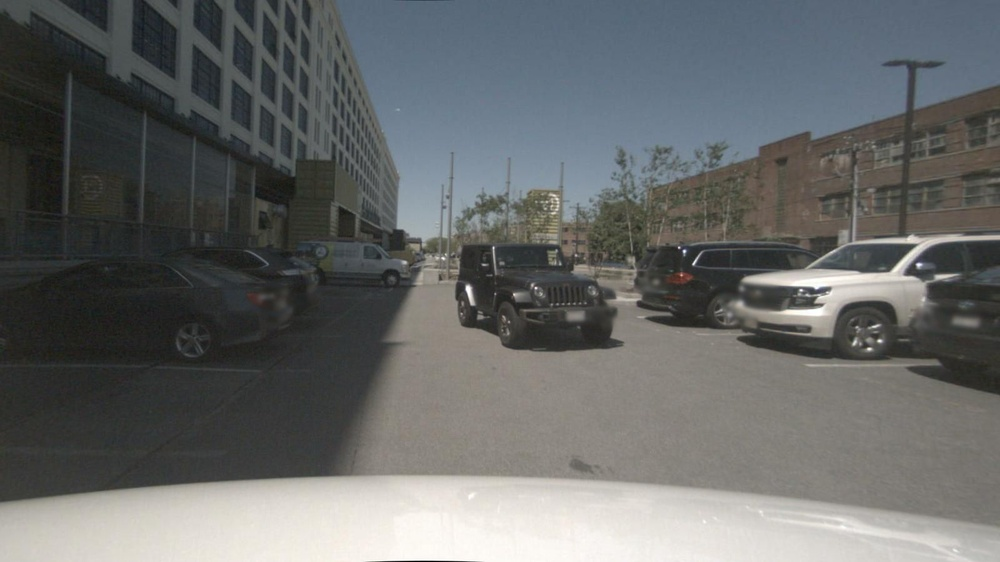
#> input picture nuscenes_example_pic/n008-2018-05-21-11-06-59-0400__CAM_BACK__1526915243037570.jpg, 1000 x 562 px, shrunk from 1600 x 900 before the run
$ python '整体亮度增强.py'
#> lines starting #> are read from the running program, lines starting #| are printed output that depends on the picture
#!/usr/bin/env python
# -*- encoding: utf-8 -*-
'''
@file:整体亮度增强.py
@time:2024/10/30 15:26:36
@author:Yao Yongrui
'''

'''
在示例图片上测试失效条件模拟的效果
1. 模拟整体光照增强
'''

import os
import cv2
import math
import numpy as np
import matplotlib.pyplot as plt

#读取原始图像
img = cv2.imread('nuscenes_example_pic/n008-2018-05-21-11-06-59-0400__CAM_BACK__1526915243037570.jpg')
#> img is the input picture: shape (562, 1000, 3); mean B, G, R 104.4, 104.9, 102.9
# img = cv2.imread('input.jpg', cv2.IMREAD_UNCHANGED)
severity_ls = [0, 20, 40, 60, 80]
aug_output_filename = './light_aug_plot'
des_output_filename = './light_des_plot'

if not os.path.exists(aug_output_filename):
    os.makedirs(aug_output_filename)

if not os.path.exists(des_output_filename):
    os.makedirs(des_output_filename)

# [7 lines of commented-out code are left out]
for i in range(len(severity_ls)):
    hsv = cv2.cvtColor(img, cv2.COLOR_BGR2HSV)
    h, s, v = cv2.split(hsv)
    v = cv2.add(v, 50 + 0.5 * severity_ls[i])
    v = np.clip(v, 0, 255)
    final_hsv = cv2.merge((h, s, v))
    result = cv2.cvtColor(final_hsv, cv2.COLOR_HSV2BGR)
    cv2.imwrite(os.path.join(aug_output_filename, f'0{i + 1}.jpg'), result)
#> this loop made 5 passes
#> pass 1, `h, s, v = cv2.split(hsv)`:
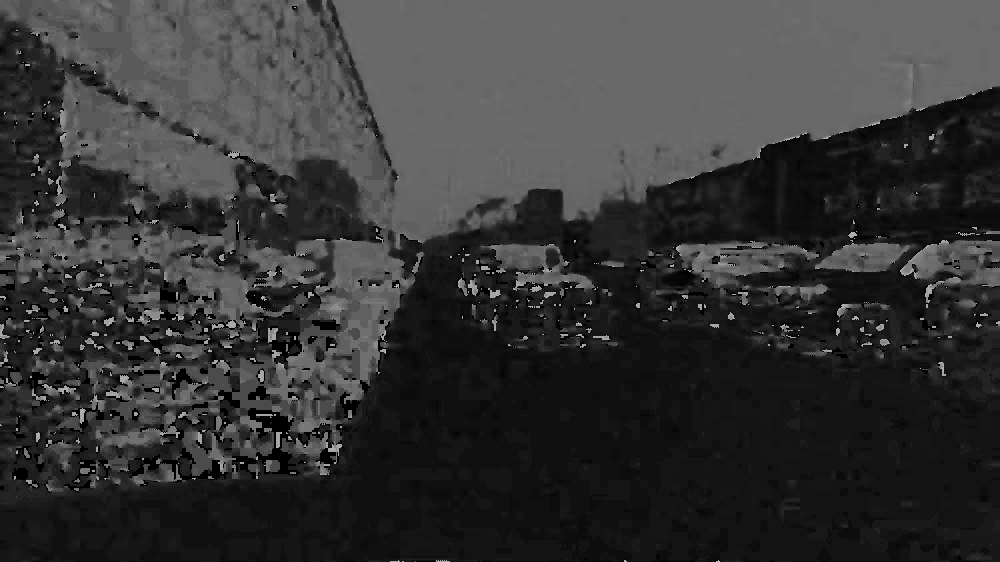
#> h: shape (562, 1000); min 0, max 179, mean 53.8
#> pass 1, `h, s, v = cv2.split(hsv)`:
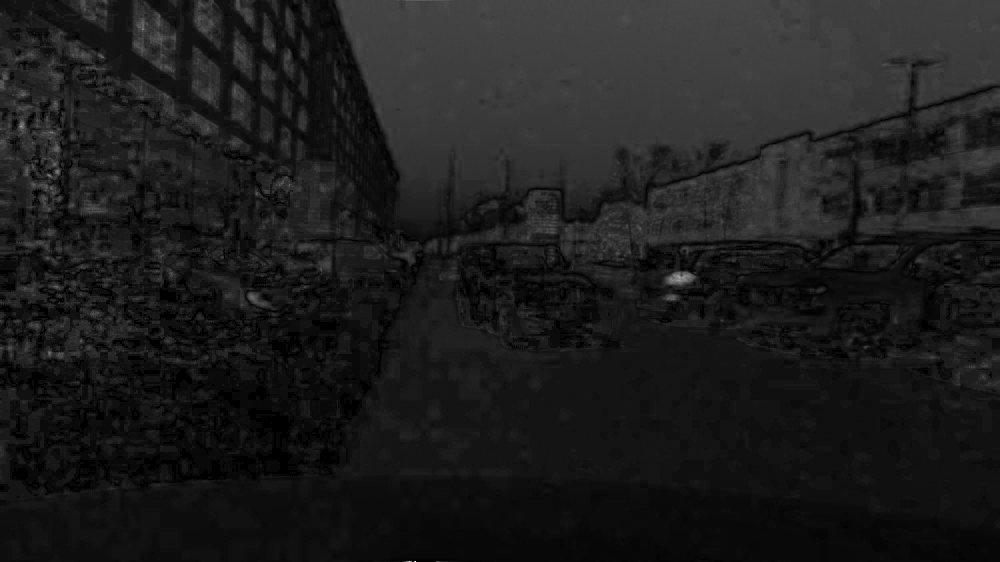
#> s: shape (562, 1000); min 0, max 255, mean 28.9
#> pass 1, `h, s, v = cv2.split(hsv)`:
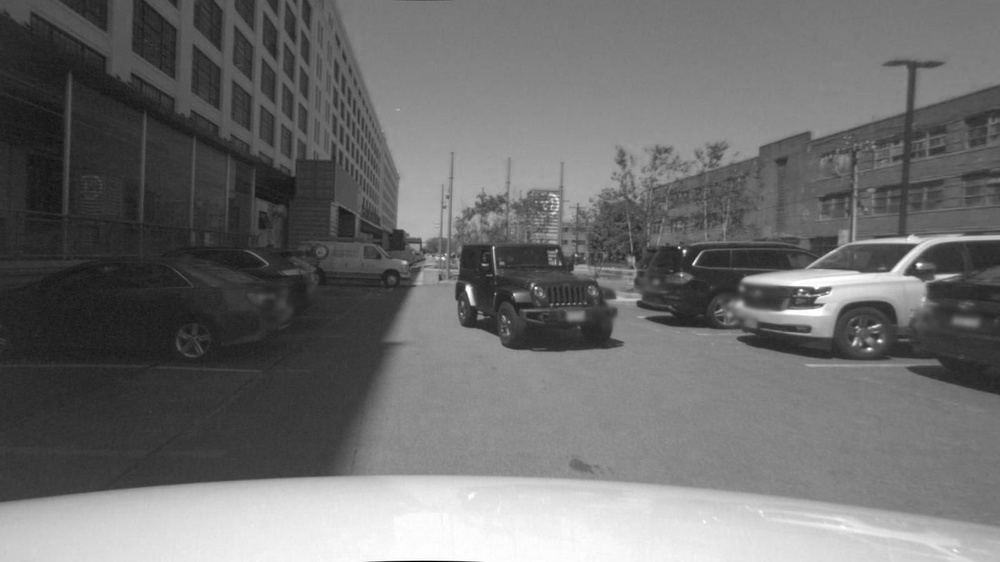
#> v: shape (562, 1000); min 0, max 255, mean 109.8
#> after the loop: final_hsv: shape (562, 1000, 3); mean H, S, V 53.8, 28.9, 192.3

# [110 lines of commented-out code are left out]

$ run again, with nuscenes_example_pic/n008-2018-05-21-11-06-59-0400__CAM_BACK__1526915785187570.jpg copied over nuscenes_example_pic/n008-2018-05-21-11-06-59-0400__CAM_BACK__1526915243037570.jpg
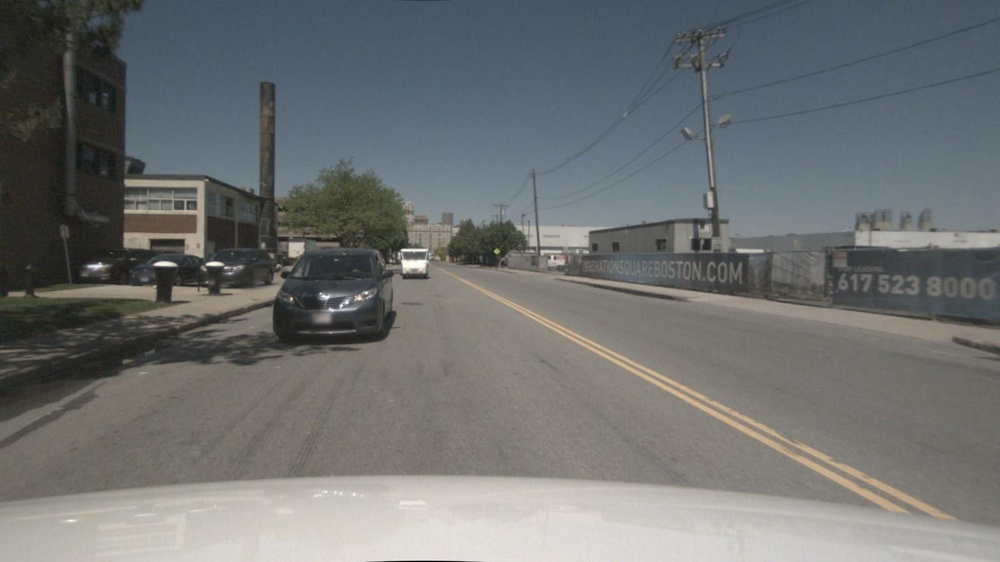
#> input picture nuscenes_example_pic/n008-2018-05-21-11-06-59-0400__CAM_BACK__1526915785187570.jpg, 1000 x 562 px, shrunk from 1600 x 900 before the run
#> img is the input picture: shape (562, 1000, 3); mean B, G, R 112.9, 113.6, 111.2
#> the loop `for i in range(len(severity_ls)):` made 5 passes
#> pass 1, `h, s, v = cv2.split(hsv)`:
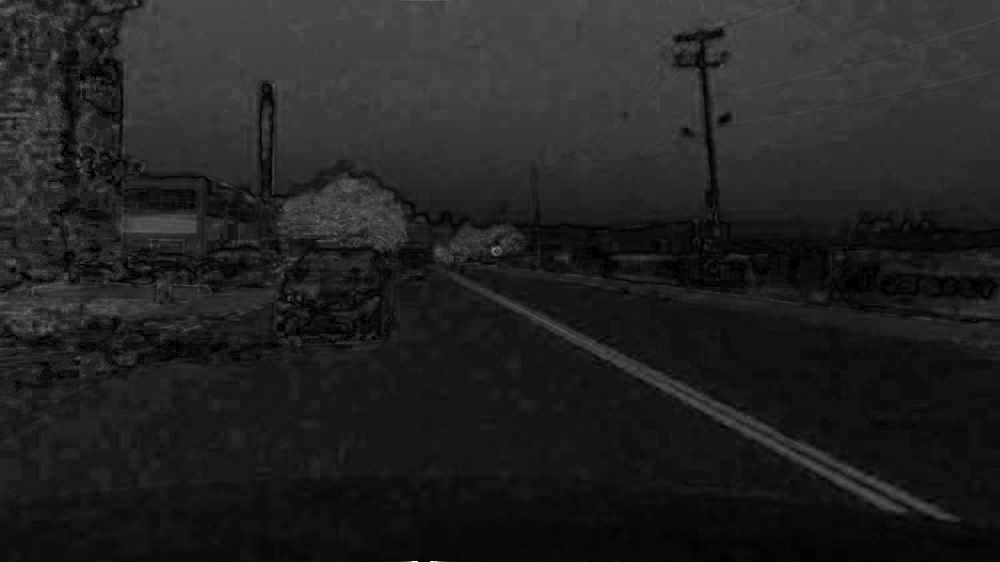
#> s: shape (562, 1000); min 0, max 255, mean 34.1
#> pass 1, `h, s, v = cv2.split(hsv)`:
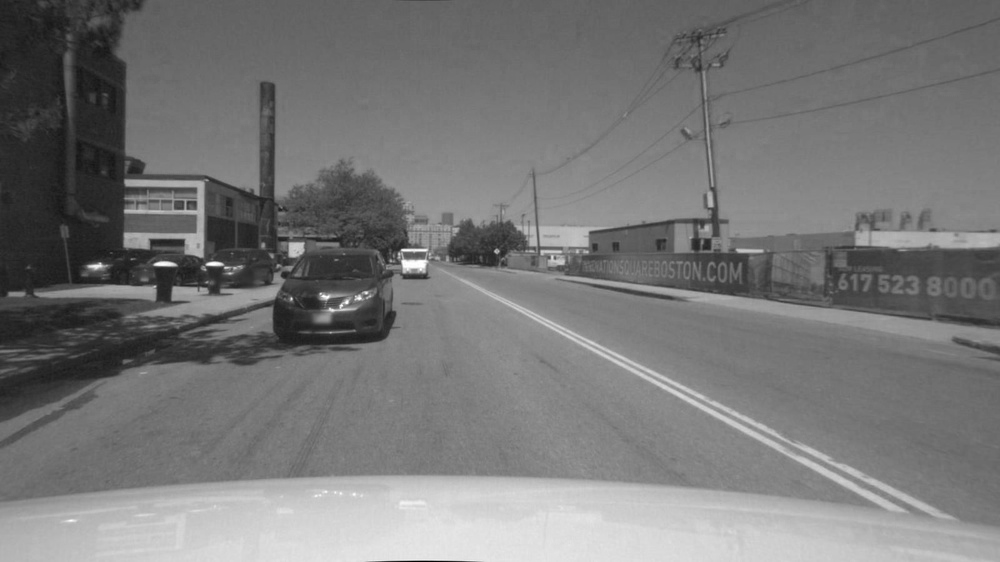
#> v: shape (562, 1000); min 0, max 255, mean 119.6

$ run again, with nuscenes_example_pic/n008-2018-07-26-12-13-50-0400__CAM_BACK__1532621755687558.jpg copied over nuscenes_example_pic/n008-2018-05-21-11-06-59-0400__CAM_BACK__1526915243037570.jpg
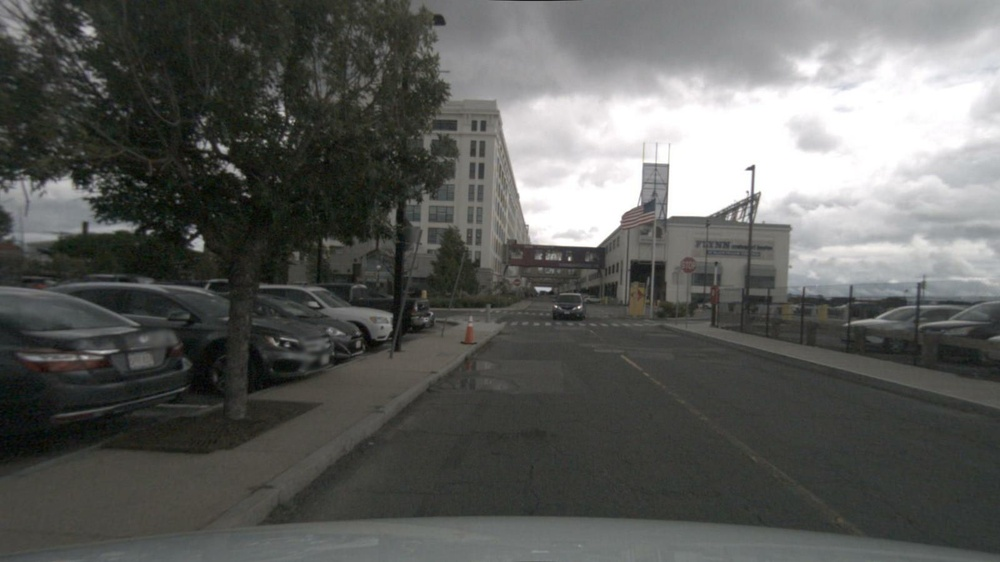
#> input picture nuscenes_example_pic/n008-2018-07-26-12-13-50-0400__CAM_BACK__1532621755687558.jpg, 1000 x 562 px, shrunk from 1600 x 900 before the run
#> img is the input picture: shape (562, 1000, 3); mean B, G, R 91.8, 94.5, 93.4
#> the loop `for i in range(len(severity_ls)):` made 5 passes
#> pass 1, `h, s, v = cv2.split(hsv)`:
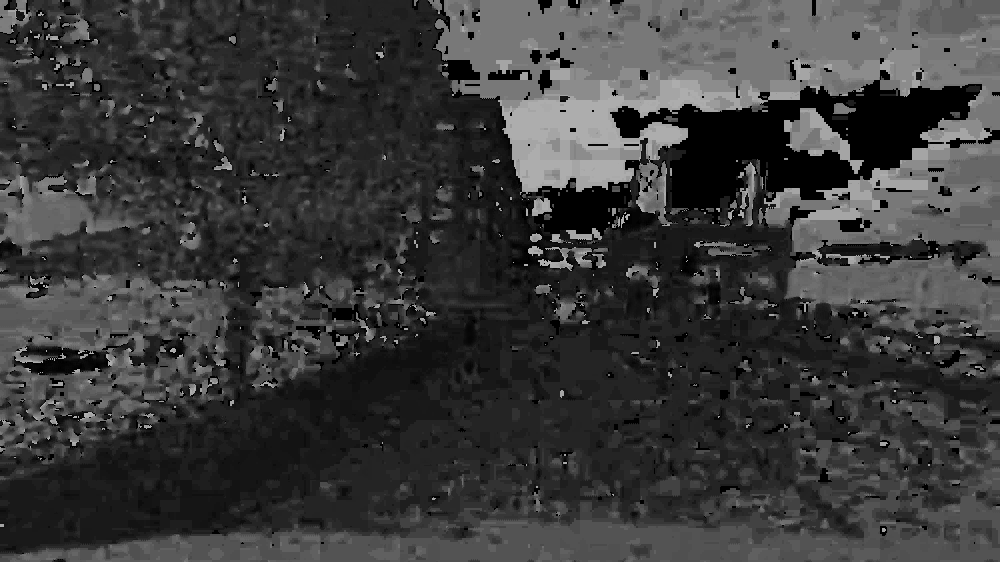
#> h: shape (562, 1000); min 0, max 179, mean 58.2
#> pass 1, `h, s, v = cv2.split(hsv)`:
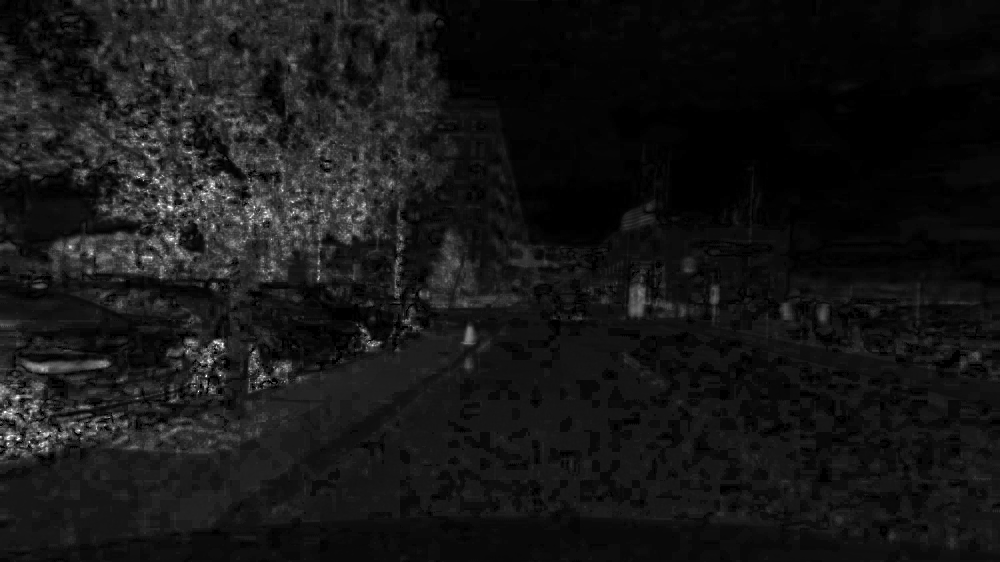
#> s: shape (562, 1000); min 0, max 255, mean 22.3
